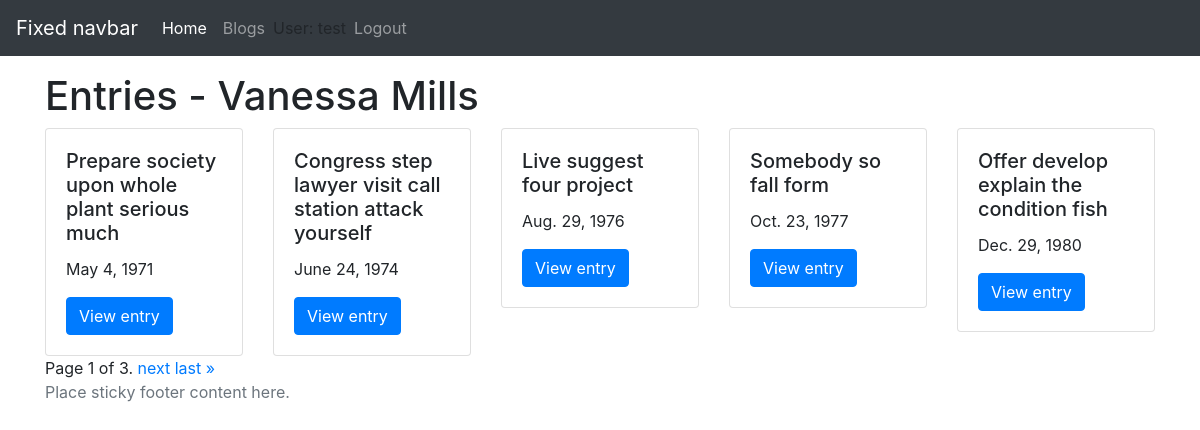
/blog/entries/author/1 (signed in), run on an earlier commit of the app's database.
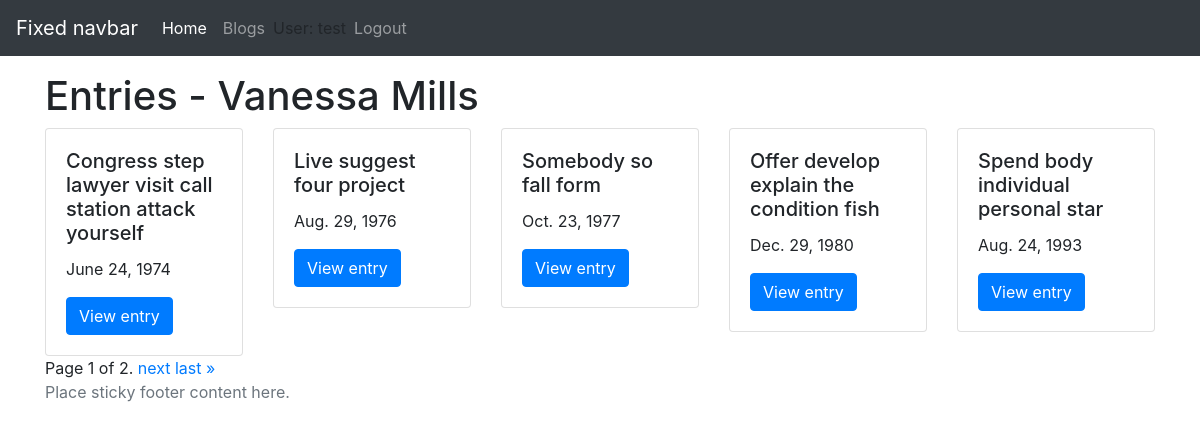
And on a later commit of the database.
### blog/models.py (models this page shows, shortened)
class Entry(models.Model):
    blog = models.ForeignKey(Blog, on_delete=models.CASCADE)
    headline = models.CharField(max_length=255)
    body_text = models.TextField()
    pub_date = models.DateField()
    mod_date = models.DateField(default=date.today)
    authors = models.ManyToManyField(Author)
    number_of_comments = models.IntegerField(default=0)
    number_of_pingbacks = models.IntegerField(default=0)
    rating = models.IntegerField(default=5)
    class Meta:
        ordering = ["pub_date", "-mod_date"]

### blog/views.py (the view)
class EntryAuthorListView(PermissionRequiredMixin, ListView):
    permission_required = ("blog.view_entry",)
    template_name = "blog/entry_list.html.j2"
    paginate_by = 5
    model = Entry
    def get_queryset(self):
        return super().get_queryset().filter(authors=self.kwargs["author_id"])
    def get_context_data(self, **kwargs):
        context = super().get_context_data(**kwargs)
        context["author"] = Author.objects.get(pk=self.kwargs["author_id"])
        return context

### templates/blog/entry_list.html.j2 (shortened to what this page needs)
{% extends "base.html.j2" %}
{% block content %}
  <div class="row mt-5 pt-4">
    <div class="col-sm">
    {% if blog %}
      <h1>Entries - {{ blog.name }}
        {% if perms.blog.add_entry %}
          <a href="{% url 'blog:entry_create' blog.pk %}" class="btn btn-primary">Create Entry</a>
        {% endif %}
      </h1>
      {% else %}
      <h1> Entries - {{ author.name }}</h1>
      {% endif %}
    </div>
  </div>
  <div class="row">
  {% for entry in page_obj %}
  <div class="col-sm">
    <div class="card">
      <div class="card-body">
        <h5 class="card-title">{{ entry.headline }}</h5>
        <p class="card-text">{{ entry.pub_date | date }}</p>
        <a href="{% url 'blog:entry_details' entry.blog.pk entry.pk %}" class="btn btn-primary">View entry</a>
      </div>
    </div>
  </div>
  {% empty %}
    <div class="col-sm">
      <h1 class="mt-5">There are currently no entries available</h1>
    </div>
  </div>
  {% endfor %}
  </div>
  <div class="row pagination">
    <div class="col-sm">
      <span class="step-links">
          <span class="current">
              Page {{ page_obj.number }} of {{ page_obj.paginator.num_pages }}.
          </span>
          {% if page_obj.has_next %}
              <a href="?page={{ page_obj.next_page_number }}">next</a>
              <a href="?page={{ page_obj.paginator.num_pages }}">last &raquo;</a>
          {% endif %}
      </span>
  </div>
</div>
{% endblock %}

What changed in the data, as far as the page shows it:
removed Entry: headline "Prepare society upon whole plant serious much", pub_date "May 4, 1971"
now on this page (row unchanged): Entry: headline "Spend body individual personal star", pub_date "Aug. 24, 1993"
Also different on the page:
{{ page_obj.paginator.num_pages }}: "3" → "2"
